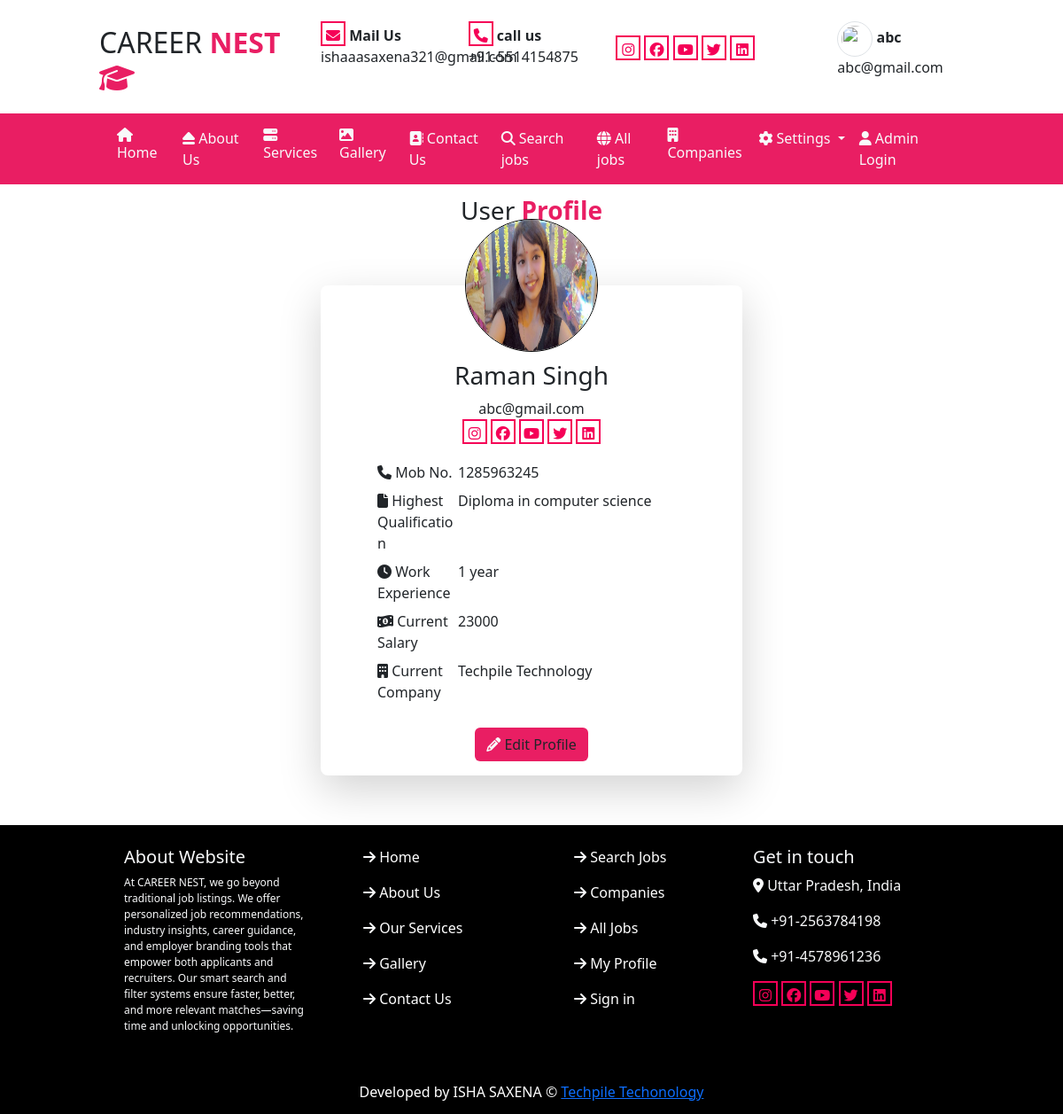
/profile/ (signed in), run on the app's committed database.
### user/models.py (models this page shows, shortened)
class tblseeker(models.Model):
  name=models.CharField(max_length=200, null=True)
  email=models.EmailField(primary_key=True,max_length=100,default="")
  mobile=models.IntegerField(null=True)
  password=models.CharField(max_length=50, null=True)
  qualification=models.CharField(max_length=200, null=True)
  exp=models.CharField(max_length=200, null=True)
  company=models.CharField(max_length=200, null=True)
  resume=models.ImageField(upload_to="static/resume/", null=True)
  salary=models.IntegerField(null=True)
  esalary=models.IntegerField(null=True)
  picture=models.ImageField(upload_to="static/profile/", null=True,blank=True)
  regdate=models.DateField(null=True)

### user/views.py (the view)
# urls.py: path("profile/",views.profile),
def profile(request):
    email=request.session.get("email")
    user=tblseeker.objects.filter(email=email)
    dic={"user":user}
    return render(request,"profile.html",dic)

### templates/profile.html
{% extends 'base.html' %}
{% load static %}
{% block content %}
{% for u in user %}
<div class="row py-2">
    <p class="fs-3 text-center">User<b class="text-mycolor1"> Profile</b></p>
    <div class="col-sm-10 mx-auto">
        <div class="row">
            <div class="col-sm-6 mx-auto">
                <div class="card position-relative shadow-lg rounded-3 mt-5 mb-5 pb-3 border border-0" style="min-height: 200px;">
            <img src="../{{u.picture}}" class="img-fluid profileimg position-absolute top-0 start-50 translate-middle">
            <h3 class="username text-center">{{u.name}}</h3>
            <p class="text-center m-0">{{u.email}}</p>
            <p class="text-center">
                                <i class="fa-brands fa-instagram ic"></i>
                                <i class="fa-brands fa-facebook ic"></i>
                                <i class="fa-brands fa-youtube ic"></i>
                                <i class="fa-brands fa-twitter ic"></i>
                                <i class="fa-brands fa-linkedin ic"></i>
            </p>
             <div class="row g-0 py-1 ps-5">
                <div class="col-3 ps-3">
                   <i class="fa-solid fa-phone"></i> Mob No.
                </div>
                <div class="col-9">
                    {{u.mobile}}
                </div>
             </div>
              <div class="row g-0 py-1 ps-5">
                <div class="col-3 ps-3">
                   <i class="fa-solid fa-file"></i> Highest Qualification
                </div>
                <div class="col-9">
                   {{u.qualification}}
                </div>
             </div>
              <div class="row g-0 py-1 ps-5">
                <div class="col-3 ps-3">
                   <i class="fa-solid fa-clock"></i> Work Experience
                </div>
                <div class="col-9">
                    {{u.exp}}
                </div>
             </div>
              <div class="row g-0 py-1 ps-5">
                <div class="col-3 ps-3">
                   <i class="fa-solid fa-money-bill-1-wave"></i> Current Salary
                </div>
                <div class="col-9">
                    {{u.salary}}
                </div>
             </div>
              <div class="row g-0 py-1 ps-5">
                <div class="col-3 ps-3">
                   <i class="fa-solid fa-building"></i> Current Company
                </div>
                <div class="col-9">
                   {{u.company}}
                </div>
             </div>
             <div class="text-center mt-4">
                <a class="btn bg-mycolor1"><i class="fa-solid fa-pencil text-light"></i> Edit Profile</a>
             </div>
            </div>
            </div>
        </div>
    </div>
</div>
{% endfor %}
{% endblock %}

### templates/base.html (shortened to what this page needs)
{% load static %}
<html>
    <head>
<link href="{% static 'css/bootstrap.css' %}" rel="stylesheet"/>
<link href="https://cdnjs.cloudflare.com/ajax/libs/font-awesome/6.7.2/css/all.min.css" rel="stylesheet">
    </head>
<body>
        <div class="container-fluid">
            <div class="row header">
                <div class="col-sm-1"></div>
                 <div class="col-sm-10 py-4">
                    <div class="row">
                         <div class="col-sm-3">
                            <div class="fs-2">CAREER <b class="text-mycolor1">NEST
                              <i class="fa-solid fa-graduation-cap"></i>
                            </b></div>
                         </div>
                          <div class="col-sm-2">
                            <b>
                                <i class="fa-solid fa-envelope ic"></i>
                                Mail Us</b><br/>
                            ishaaasaxena321@gmail.com
                          </div>
                          <div class="col-sm-2">
                            <b>
                                <i class="fa-solid fa-phone ic"></i>
                                call us</b><br/>
                            +91-5514154875
                          </div>
                            <div class="col-sm-3 pt-3">
                                <i class="fa-brands fa-instagram ic"></i>
                                <i class="fa-brands fa-facebook ic"></i>
                                <i class="fa-brands fa-youtube ic"></i>
                                <i class="fa-brands fa-twitter ic"></i>
                                <i class="fa-brands fa-linkedin ic"></i>
                            </div>
                            <div class="col-sm-2">
                              {% if request.session.email %}
                              <img src="../{{request.session.picture}}" class="img-thumbnail rounded-circle" style="height: 40px; width: 40px;">
                              <b>{{request.session.name}}</b>
                              {{request.session.email}}
                              {% else %}
                              <img src="{% static 'images/women.jpeg' %}" class="img-thumbnail rounded-circle" style="height: 40px; width: 40px;">
                              <b>guest@gmail.com</b>
                              {% endif %}
                            </div>
                    </div>
                 </div>
                  <div class="col-sm-1">
                  </div>
            </div>
            <div class="row menu bg-mycolor1">
                <div class="col-sm-10 mx-auto">
                    <nav class="navbar navbar-expand-lg bg-body-tertiary" id="menu">
  <div class="container-fluid">
    <div class="collapse navbar-collapse" id="navbarSupportedContent">
      <ul class="navbar-nav mx-auto mb-2 mb-lg-0">
        <li class="nav-item">
          <a class="nav-link active text-light" aria-current="page" href="/index/">
            <i class="fa-solid fa-house"></i>
            Home</a>
        </li>
        <li class="nav-item">
          <a class="nav-link text-light" href="/aboutus/">
            <i class="fa-solid fa-eject"></i>
            About Us</a>
        </li>
        <li class="nav-item">
          <a class="nav-link text-light" href="/services/">
            <i class="fa-solid fa-server"></i>
            Services</a>
        </li>
         <li class="nav-item">
          <a class="nav-link text-light" href="/gallery/">
            <i class="fa-solid fa-image"></i>
            Gallery</a>
        </li>
         <li class="nav-item ">
          <a class="nav-link text-light" href="/contact/">
            <i class="fa-solid fa-address-book"></i>
            Contact Us</a>
        </li>
         <li class="nav-item">
          <a class="nav-link text-light" href="/jobs/">
            <i class="fa-solid fa-magnifying-glass"></i>
            Search jobs</a>
        </li>
         <li class="nav-item">
          <a class="nav-link text-light" href="/alljobs/">
            <i class="fa-solid fa-globe"></i>
            All jobs</a>
        </li>
         <li class="nav-item">
          <a class="nav-link text-light" href="/company/">
            <i class="fa-solid fa-building"></i>
            Companies</a>
        </li>
        {% if request.session.email is None %}
         <li class="nav-item">
          <a class="nav-link text-light" href="/register/">
            <i class="fa-solid fa-address-card"></i>
            Registration</a>
        </li>
         <li class="nav-item">
          <a class="nav-link text-light" href="/ulogin/">
            <i class="fa-solid fa-key"></i>
            Login</a>
        </li>
       {% else %}
        <li class="nav-item dropdown">
          <a class="nav-link dropdown-toggle text-light" href="#" role="button" data-bs-toggle="dropdown" aria-expanded="false">
            <i class="fa-solid fa-gear"></i>
            Settings
          </a>
        </li>
        {% endif %}
         <li class="nav-item">
          <a class="nav-link text-light" href="/admin/">
            <i class="fa-solid fa-user"></i>
            Admin Login</a>
        </li>
      </ul>
    </div>
  </div>
</nav>
                </div>
            </div>
            {% block content %}
            {% endblock %}
                    <div class="row ufooter">
                      <div class="col-sm-10 mx-auto">
                        <div class="row p-4">
                          <div class="col-sm-3 text-light ps-3">
                            <h5>About Website</h5>
                            <p style="font-size: 12px;">At CAREER NEST, we go beyond traditional job listings. We offer
personalized job recommendations, industry insights, career guidance, and
employer branding tools that empower both applicants and recruiters. Our
smart search and filter systems ensure faster, better, and more relevant
matches—saving time and unlocking opportunities.</p>
                          </div>
                          <div class="col-sm-3 text-light ps-5">
                           <p><i class="fa-solid fa-arrow-right"></i><a href="/index/" style="text-decoration: none ; color: white;"> Home</a></p>
                           <p><i class="fa-solid fa-arrow-right"></i><a href="/aboutus/" style="text-decoration: none;color: white;"> About Us</a></p>
                           <p><i class="fa-solid fa-arrow-right"></i><a href="/services/" style="text-decoration: none;color: white;"> Our Services</a></p>
                           <p><i class="fa-solid fa-arrow-right"></i><a href="/gallery/"style="text-decoration: none; color: white;"> Gallery</a></p>
                           <p><i class="fa-solid fa-arrow-right"></i><a href="/contact/"style="text-decoration: none; color: white;"> Contact Us</a></p>
                          </div>
                           <div class="col-sm-3 text-light ps-5">
                           <p><i class="fa-solid fa-arrow-right"></i><a href="/jobs/"style="text-decoration: none; color: white;"> Search Jobs</a></p>
                           <p><i class="fa-solid fa-arrow-right"></i><a href="/company/"style="text-decoration: none; color: white;"> Companies</a></p>
                           <p><i class="fa-solid fa-arrow-right"></i><a href="/alljobs/"style="text-decoration: none; color: white;"> All Jobs</a></p>
                           <p><i class="fa-solid fa-arrow-right"></i><a href="/profile/"style="text-decoration:none ; color: white;"> My Profile</a> </p>
                           <p><i class="fa-solid fa-arrow-right"></i><a href="/ulogin/"style="text-decoration:none ; color: white;"> Sign in</a></p>
                          </div>
                          <div class="col-sm-3 text-light">
                            <h5>Get in touch</h5>
                            <p><i class="fa-solid fa-location-dot"></i> Uttar Pradesh, India</p>
                            <p><i class="fa-solid fa-phone"></i> +91-2563784198</p>
                            <p><i class="fa-solid fa-phone"></i> +91-4578961236</p>
                            <p> <i class="fa-brands fa-instagram ic"></i>
                                <i class="fa-brands fa-facebook ic"></i>
                                <i class="fa-brands fa-youtube ic"></i>
                                <i class="fa-brands fa-twitter ic"></i>
                                <i class="fa-brands fa-linkedin ic"></i>
                              </p>
                          </div>
                        </div>
                      </div>
                    </div>
                     <div class="row bfooter text-light text-center">
                      <span style="line-height: 50px;"><a href="/team/" style=" text-decoration: none; color: white;">Developed by ISHA SAXENA </a> &copy; <a href="https://www.techpile.in" target="_blank">Techpile Techonology</a></span>
                     </div>
        </div>
    </body>
</html>

### data on the page
tblseeker: session.email "abc@gmail.com", picture (picture), name "Raman Singh", email "abc@gmail.com", mobile "1285963245", qualification "Diploma in computer science", exp "1 year", salary "23000", company "Techpile Technology"

### other printed values
{{ request.session.name }} "abc"
